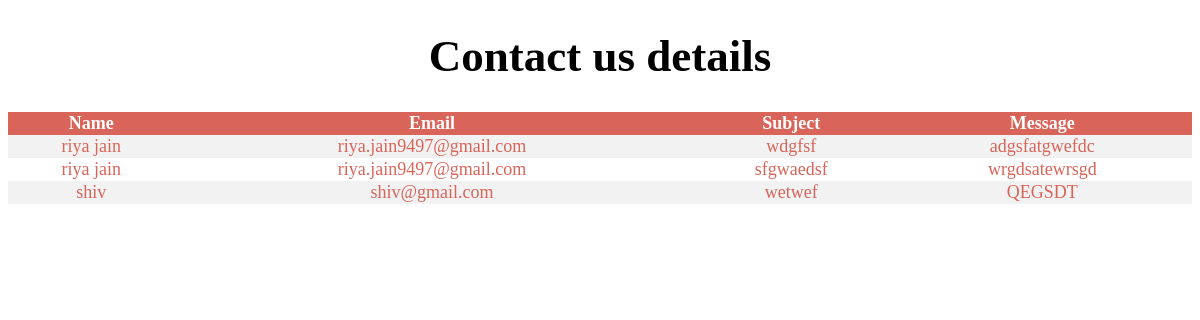
Page /admin_side/contactus_detail.php on the committed database.
### tables this page shows
CREATE TABLE IF NOT EXISTS `contact_us` (
  `c_id` int(11) NOT NULL AUTO_INCREMENT,
  `full_name` varchar(50) DEFAULT NULL,
  `email` varchar(50) DEFAULT NULL,
  `subject` varchar(50) DEFAULT NULL,
  `message` varchar(500) DEFAULT NULL,
  PRIMARY KEY (`c_id`)
);

### admin_side/contactus_detail.php (the view, shortened to what this page needs)
<?php
include_once("../Connection.php");
?>
<!DOCTYPE html>
<html>
<head>
</head>
<?php
		$query="select * FROM contact_us";
		$res=mysqli_query($conn,$query) or die(mysqli_error($conn));
	?>
<body style="background-color: white;">
	<h1>Contact us details</h1>
<table>
	<tr>
		<th>Name</th>
		<th>Email</th>
		<th>Subject</th>
		<th>Message</th>
	</tr>
	<?php
			while($row=mysqli_fetch_array($res))
		{
		?>
	<tr>
		<td><?php echo $row["full_name"];?></td>
		<td><?php echo $row["email"];?></td>
		<td><?php echo $row["subject"];?></td>
		<td><?php echo $row["message"];?></td>
	</tr>
<?php
			}
		?>
</table>
</body>
</html>

### admin_side/contactus_detail.php (style rules this page uses)
h1 { text-align: center; font-family: Bodoni MT; font-size: 45px; }
table { border-collapse: collapse; width: 100%; color: #d96459; font-family: Bell MT; font-size: 18px; text-align: center; }
th { background-color: #d96459; color: white; }
tr:nth-child(even) { background-color: #f2f2f2; }

### rows in the picture
contact_us: full_name "riya jain", email "riya.jain9497@gmail.com", subject "wdgfsf", message "adgsfatgwefdc"
contact_us: full_name "riya jain", email "riya.jain9497@gmail.com", subject "sfgwaedsf", message "wrgdsatewrsgd"
contact_us: full_name "shiv", email "shiv@gmail.com", subject "wetwef", message "QEGSDT"
